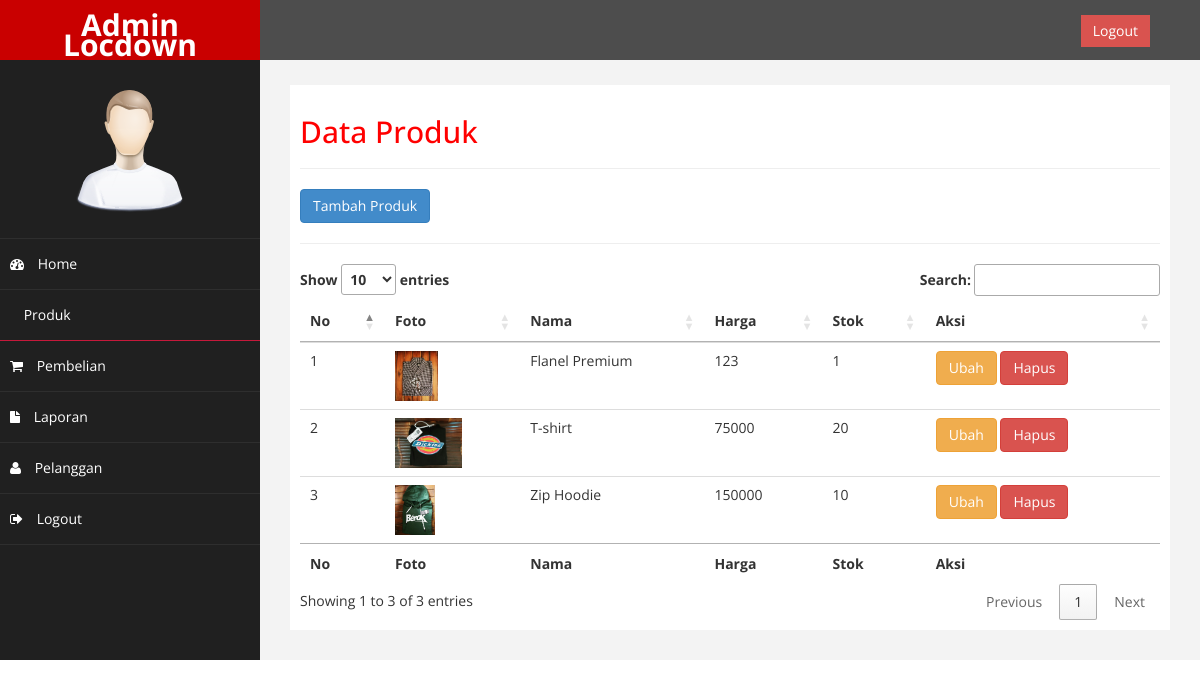
The app's page /admin/index.php?halaman=produk (signed in), older data.
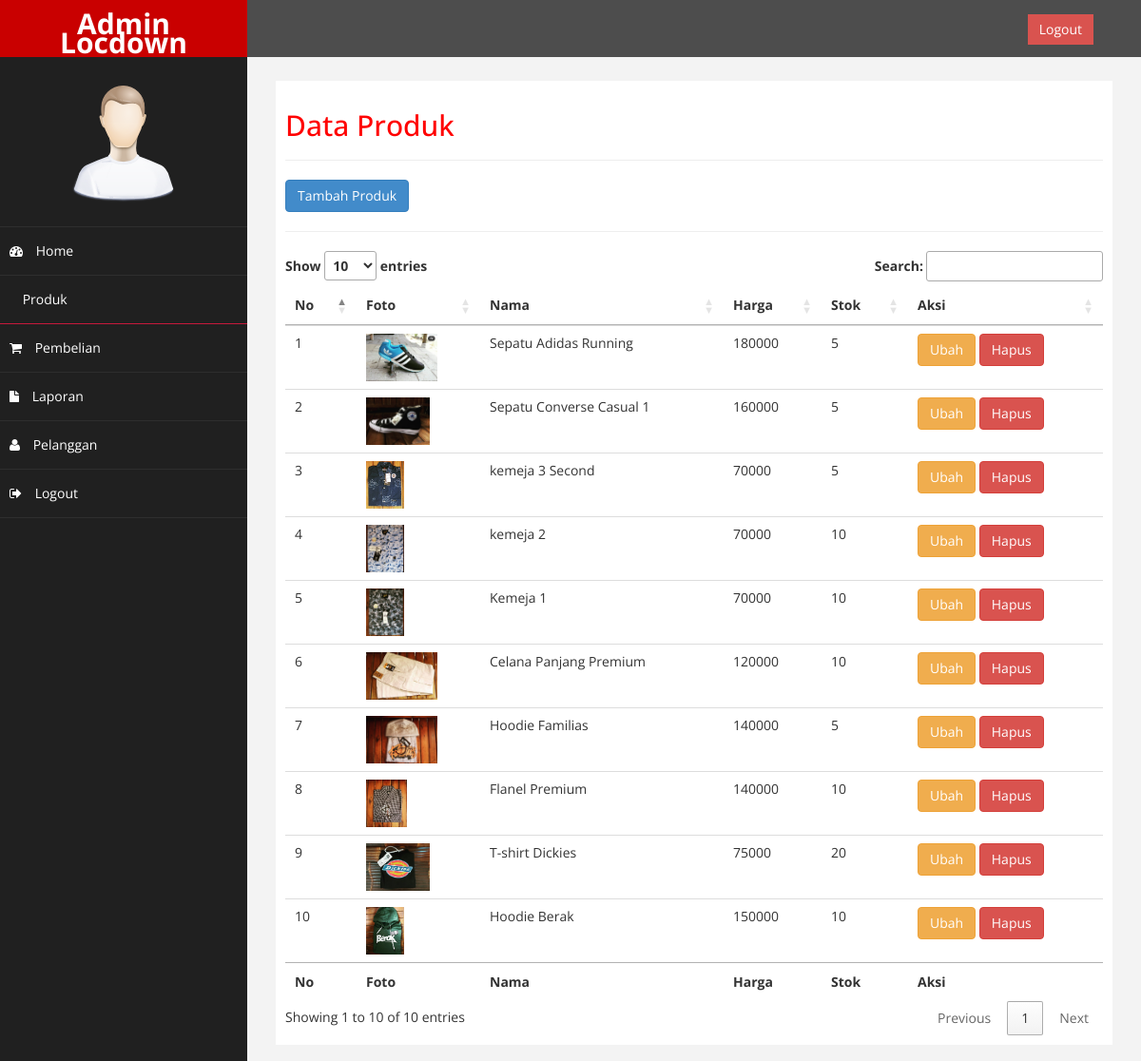
The same page, newer data.
### tables this page shows
CREATE TABLE `produk` (
  `id_produk` int(11) NOT NULL,
  `nama_produk` varchar(100) NOT NULL,
  `stok_produk` int(11) NOT NULL DEFAULT '0',
  `harga_produk` int(11) NOT NULL,
  `berat_produk` int(11) NOT NULL,
  `foto_produk` varchar(100) NOT NULL,
  `deskripsi_produk` text NOT NULL
);

### admin/produk.php (the view)
<h2>Data Produk</h2>
<hr>
<a href ="index.php?halaman=tambahproduk" class="btn btn-primary">Tambah Produk</a>
<hr>
<table id="myTable" class='table'>
	<thead>
		<tr>
			<th>No</th>
			<th>Foto</th>
			<th>Nama</th>
			<th>Harga</th>
			<th>Stok</th>
			<th>Aksi</th>
		</tr>
	</thead>
	<tbody>
	<?php $nomor=1; ?>
	<?php $ambil=$koneksi->query("SELECT * FROM produk ORDER BY id_produk DESC"); ?>
	<?php while($pecah = $ambil->fetch_assoc()){?>
		<tr>
			<td><?php echo $nomor; ?></td>
			<td>
				<img src="../gambar/produk/<?php echo $pecah['foto_produk']; ?>" height="50px">
			</td>
			<td><?php echo $pecah['nama_produk'];?></td>
			<td><?php echo $pecah['harga_produk'];?></td>
			<td><?php echo $pecah['stok_produk'];?></td>
			<td>
				<a href="index.php?halaman=ubahproduk&id=<?php echo $pecah['id_produk']; ?>" class="btn btn-warning">Ubah</a>
				<a href="index.php?halaman=hapusproduk&id=<?php echo $pecah['id_produk']; ?>" class="btn-danger btn">Hapus</a>
			</td>
		</tr>
		<?php $nomor++; ?>
		<?php } ?>
	</tbody>
	<tfoot>
		<tr>
			<th>No</th>
			<th>Foto</th>
			<th>Nama</th>
			<th>Harga</th>
			<th>Stok</th>
			<th>Aksi</th>
		</tr>
	</tfoot>
</table>

### admin/index.php (shortened to what this page needs)
<?php
    include_once('../koneksi.php');
$halaman = empty($_GET['halaman']) ? NULL : $_GET['halaman'] ;
?>
<!DOCTYPE html>
<html xmlns="http://www.w3.org/1999/xhtml">
<head>
    <link href="assets/css/bootstrap.css" rel="stylesheet" />
    <link href="assets/css/font-awesome.css" rel="stylesheet" />
    <link href="assets/js/morris/morris-0.4.3.min.css" rel="stylesheet" />
    <link href="assets/css/custom.css?v=0.1" rel="stylesheet" />
    <link href="https://cdn.datatables.net/1.10.20/css/jquery.dataTables.min.css" rel="stylesheet" />
</head>
<body>
    <div id="wrapper">
        <nav class="navbar navbar-default navbar-cls-top " role="navigation" style="margin-bottom: 0">
            <div class="navbar-header">
                <a class="navbar-brand" href="index.html">Admin Locdown</a>
            </div>
  <div style="color: white;
padding: 15px 50px 5px 50px;
float: right;
font-size: 16px;">&nbsp; <a href="logout.php" class="btn btn-danger square-btn-adjust">Logout</a> </div>
        </nav>
                <nav class="navbar-default navbar-side" role="navigation">
            <div class="sidebar-collapse">
                <ul class="nav" id="main-menu">
				<li class="text-center">
                    <img src="assets/img/find_user.png" class="user-image img-responsive"/>
					</li>
                    <li class="<?= ($halaman==''? 'bg-color-red' : NULL ) ?>"> <a href="index.php"><i class="fa fa-dashboard"></i> Home</a></li>
                    <li class="<?= ($halaman=='produk'? 'bg-color-red' : NULL ) ?>"> <a href="index.php?halaman=produk"><i class="fa fa-cubes"></i> Produk</a></li>
                    <li class="<?= ($halaman=='pembelian'? 'bg-color-red' : NULL ) ?>"> <a href="index.php?halaman=pembelian"><i class="fa fa-shopping-cart"></i> Pembelian</a></li>
                    <li class="<?= ($halaman=='laporan_pembelian'? 'bg-color-red' : NULL ) ?>"> <a href="index.php?halaman=laporan_pembelian"><i class="fa fa-file"></i> Laporan</a></li>
                    <li class="<?= ($halaman=='pelanggan'? 'bg-color-red' : NULL ) ?>"> <a href="index.php?halaman=pelanggan"><i class="fa fa-user"></i> Pelanggan</a></li>
                    <li > <a href="logout.php"><i class="fa fa-sign-out"></i> Logout</a></li>
                </ul>
            </div>
        </nav>
        <div id="page-wrapper" >
            <div id="page-inner">
                 <?php
                 if (isset($_GET['halaman']))
                 {
                    if ($_GET['halaman']=="produk")
                    {
                        include 'produk.php';
                    }
                    elseif ($_GET['halaman']=="pembelian")
                    {
                        include 'pembelian.php';
                    }
                    elseif ($_GET['halaman']=="pelanggan")
                    {
                        include 'pelanggan.php';
                    }
                    elseif ($_GET['halaman']=="hapuspelanggan")
                    {
                      include 'hapuspelanggan.php';
                    }
                    elseif ($_GET['halaman']=="detail")
                    {
                        include 'detail.php';
                    }
                    elseif ($_GET['halaman']=="tambahproduk")
                    {
                        include'tambahproduk.php';
                    }
                    elseif ($_GET['halaman']=="hapusproduk")
                    {
                        include 'hapusproduk.php';
                    }
                    elseif ($_GET['halaman']=="ubahproduk")
                    {
                        include 'ubahproduk.php';
                    }
                    elseif ($_GET['halaman']=="logout")
                    {
                      include 'logout.php';
                    }
                    elseif ($_GET['halaman']=="pembayaran")
                    {
                      include 'pembayaran.php';
                    }
                    elseif ($_GET["halaman"]=="laporan_pembelian")
                    {
                      include 'laporan_pembelian.php';
                    }
                     }
                     else
                     {
                         include 'home.php';
                         }
                         ?>
    </div>
            </div>
        </div>
</body>
</html>

### admin/assets/css/custom.css (style rules this page uses)
body { font-family: 'Open Sans', sans-serif; }
#wrapper { width: 100%; background:#202020; }
#page-wrapper { padding: 15px 15px; min-height: 600px; background:#F3F3F3; }
#page-inner { width:100%; margin:10px 20px 10px 0px; background-color:#fff!important; padding:10px; }
.text-center { text-align:center; }
h2 { color: #f00; }
.square-btn-adjust { border: 0px solid transparent; -webkit-border-radius: 0px; -moz-border-radius: 0px; border-radius: 0px; }
.bg-color-red { background-color: #DB0630; color: #fff; }
.user-image { margin: 25px auto; -webkit-border-radius: 10px; -moz-border-radius: 10px; border-radius: 10px; max-height:170px; max-width:170px; }
.navbar-cls-top .navbar-brand { color: #fff; background: #C90000; width: 260px; text-align: center; height: 60px; font-size: 30px; font-weight: 700; }
.sidebar-collapse , .sidebar-collapse .nav { background:none; }
.sidebar-collapse .nav { padding:0; }
.sidebar-collapse .nav > li > a { color:#fff; background:#202020; text-shadow:none; }
.sidebar-collapse > .nav > li > a { padding:15px 10px; }
.sidebar-collapse > .nav > li { border-bottom: 1px solid rgba(107, 108, 109, 0.19); }
.navbar-side { border:none; background-color: #202020; }
.navbar-cls-top { background:#4D4D4D; border-bottom:none; }
.navbar-default { border:0px solid black; }
.navbar-header { background: #A70303; }
.nav > li > a > i { margin-right:10px; }
@media (min-width:768px) { #page-wrapper { margin: 0 0 0 260px; padding: 15px 30px; } }
@media (min-width:768px) { .navbar-side { z-index: 1; position: absolute; width: 260px; } }
@media (min-width:768px) { .navbar { border-radius: 0px; } }

Row changes from the older to the newer data that the page shows:
added produk: foto_produk (picture), nama_produk "Sepatu Adidas Running", harga_produk "180000", stok_produk "5"
added produk: foto_produk (picture), nama_produk "Sepatu Converse Casual 1", harga_produk "160000", stok_produk "5"
added produk: foto_produk (picture), nama_produk "kemeja 3 Second", harga_produk "70000", stok_produk "5"
added produk: foto_produk (picture), nama_produk "kemeja 2", harga_produk "70000", stok_produk "10"
added produk: foto_produk (picture), nama_produk "Kemeja 1", harga_produk "70000", stok_produk "10"
added produk: foto_produk (picture), nama_produk "Celana Panjang Premium", harga_produk "120000", stok_produk "10"
added produk: foto_produk (picture), nama_produk "Hoodie Familias", harga_produk "140000", stok_produk "5"
changed produk "Flanel Premium": harga_produk "123" → "140000"; stok_produk "1" → "10"
changed produk: nama_produk "T-shirt" → "T-shirt Dickies"
changed produk: nama_produk "Zip Hoodie" → "Hoodie Berak"
Text that changed along with them:
text written by a page script: "Show entries Search: Showing 1 to 3 of 3 entries Previous 1 Next" → "Show entries Search: Showing 1 to 10 of 10 entries Previous 1 Next"
